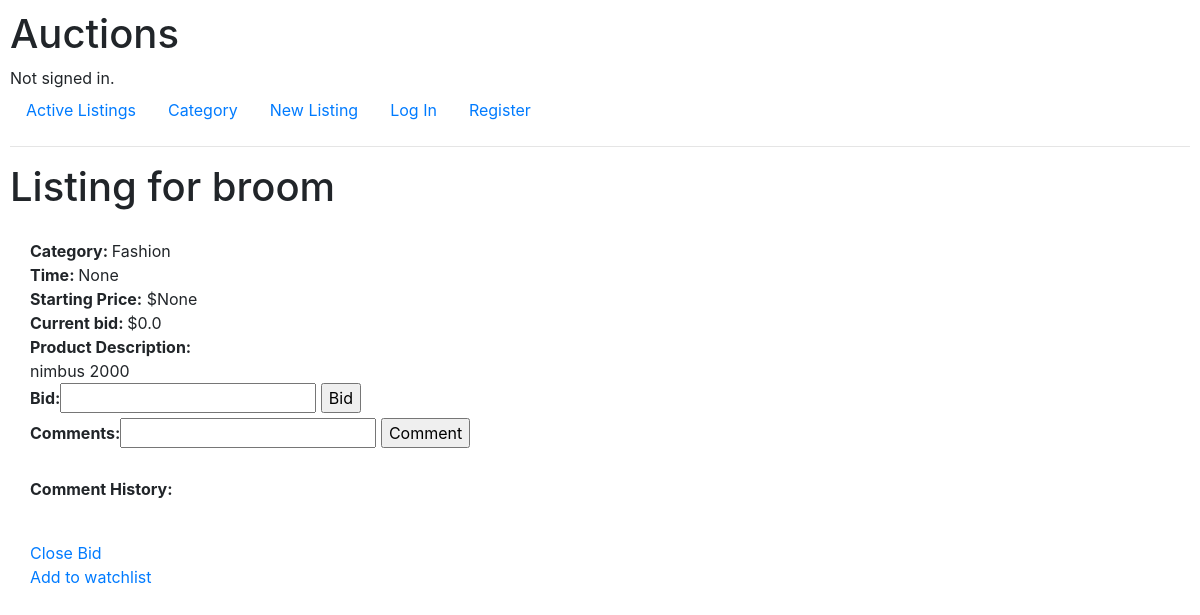
Screenshot of /item/1/ with the database file from the repository.
### auctions/models.py (models this page shows, shortened)
class Listing(models.Model):
    listing_id = models.BigAutoField(primary_key=True)
    title=models.CharField(max_length=64)
    description=models.CharField(max_length=255, blank=True)
    starting_bid=models.FloatField(max_length=10)
    time=models.DateTimeField(auto_now_add=True, blank=True)
    owner = models.ForeignKey(User, null=True, blank=True, on_delete=models.CASCADE, related_name="owner")
    image = models.ImageField(upload_to='images_database', null=True, blank=True)
    offer=models.FloatField(max_length=10,default=0, null=True, blank=True)
    category=models.CharField(max_length=20,choices=CATEGORIES,default="Fashion")
    buyer=models.ForeignKey(User, null=True, blank=True, on_delete=models.CASCADE, related_name="buyer")
    watched=models.BooleanField(default=False)
    closed=models.BooleanField(default=False)

### auctions/views.py (the view, shortened to what this page needs)
# urls.py: path("item/<int:listing_id>/", views.item, name="item"),
def item(request,listing_id):
    iteminfo = Listing.objects.get(pk=listing_id)
    Comments=Comment.objects.all()
    bid_form=None
    comment_form=None
    if request.method == "POST":
        bid_form=NewBidForm(request.POST)
        comment_form=NewCommentForm(request.POST)
        try:
            user = User.objects.get(username=request.user)
            if bid_form.is_valid():
                Bids=bid_form.save(commit=False)
                Bids.bidder=user
                iteminfo.buyer=user
                Bids.save()
                if (Bids.bid>iteminfo.offer):
                    iteminfo.offer=Bids.bid
                    iteminfo.save()
            if comment_form.is_valid():
                Comments=comment_form.save(commit=False)
                Comments.commenter=user
                Comments.save()
        except  User.DoesNotExist:
            return render(request, "auctions/login.html")
    else:
        return render(request, "auctions/item.html", {
            "listing_id":listing_id,
            "listings":iteminfo,
            "Comments":Comment.objects.all(),
            "bid_form":NewBidForm(),
            "comment_form":NewCommentForm()
        })

### auctions/views.py
class NewBidForm(ModelForm):
    class Meta:
        model= Bid
        fields=['bid']

class NewCommentForm(ModelForm):
    class Meta:
        model= Comment
        fields=['comments']

### auctions/templates/auctions/item.html (shortened to what this page needs)
{% extends "auctions/layout.html" %}
{% block body %}
    <h1>Listing for {{listings.title}}</h1>
    <div style="padding:20px">
    <b>Category: </b>{{ listings.category }}
    <br>
    <b>Time: </b>{{ listings.time }}
    <br>
    <b>Starting Price:</b> ${{ listings.starting_bid }}
    <br>
    <b>Current bid: </b> ${{ listings.offer }}
    <br>
    <b>Product Description:</b><br>{{ listings.description }}<br>
    <form method="POST">
        <b>{{bid_form}}</b>
        <input type="submit" value="Bid" >
    </form>
    <form method="POST">
        <b>{{comment_form}}</b>
        <input type="submit" value="Comment" >
    </form>
    <br>
    <b>Comment History:</b>
    <ul>
    <br>
    </ul>
    {% if listing.owner == comments.commenter %}
        <a href="{% url 'final' listings.listing_id %}"> Close Bid</a>
    {% endif %}
    <br>
    {% if listings.watched %}
    <a href="{% url 'watchlist' listings.listing_id %}"> Remove from watchlist</a>
    {% else %}
    <a href="{% url 'watchlist' listings.listing_id %}"> Add to watchlist</a>
    {% endif %}
    </div>
{% endblock %}

### auctions/templates/auctions/layout.html (shortened to what this page needs)
{% load static %}
<!DOCTYPE html>
<html lang="en">
    <head>
        <link rel="stylesheet" href="https://stackpath.bootstrapcdn.com/bootstrap/4.4.1/css/bootstrap.min.css">
        <link href="{% static 'auctions/styles.css' %}" rel="stylesheet">
    </head>
    <body>
        <h1>Auctions</h1>
        <div>
            {% if user.is_authenticated %}
                Signed in as <strong>{{ user.username }}</strong>.
            {% else %}
                Not signed in.
            {% endif %}
        </div>
        <ul class="nav">
            <li class="nav-item">
                <a class="nav-link" href="{% url 'index' %}">Active Listings</a>
            </li>
            <li class="nav-item">
                <a class="nav-link" href="{% url 'categories' %}">Category</a>
            </li>
            <li class="nav-item">
                <a class="nav-link" href="{% url 'new_listing' %}">New Listing</a>
            </li>
            {% if user.is_authenticated %}
                <li class="nav-item">
                    <a class="nav-link" href="{% url 'logout' %}">Log Out</a>
                </li>
            {% else %}
                <li class="nav-item">
                    <a class="nav-link" href="{% url 'login' %}">Log In</a>
                </li>
                <li class="nav-item">
                    <a class="nav-link" href="{% url 'register' %}">Register</a>
                </li>
            {% endif %}
        </ul>
        <hr>
        {% block body %}
        {% endblock %}
    </body>
</html>

### auctions/static/auctions/styles.css (style rules this page uses)
body { padding: 10px; }

### rows the page displays
Listing: title "broom", category "Fashion", time "None", starting_bid "None", offer "0.0", description "nimbus 2000"
